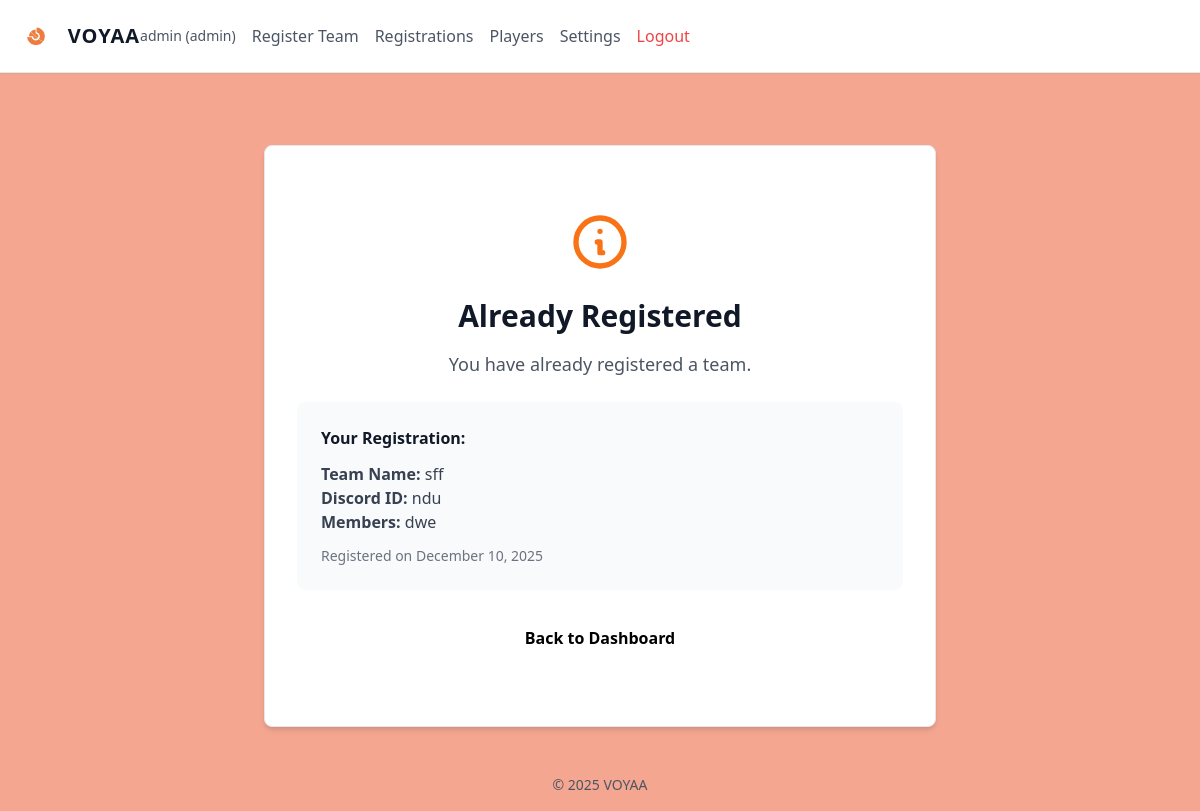
Screenshot of /register-team/ (signed in) with the database file from the repository.
### calendar_app/models.py (models this page shows, shortened)
class Branding(models.Model):
    logo = models.ImageField(upload_to='branding/', blank=True, null=True)
    primary_color = models.CharField(max_length=7, default='#c0705a') # Orange
    registration_open = models.BooleanField(default=False)  # Admin can toggle registration

class User(AbstractUser):
    ROLE_CHOICES = [
        ('admin', 'Admin'),
        ('player', 'Player'),
    ]
    role = models.CharField(max_length=10, choices=ROLE_CHOICES, default='player')
    groups = models.ManyToManyField(
        'auth.Group',
        verbose_name='groups',
        blank=True,
        help_text='The groups this user belongs to.',
        related_name="calendar_users",
        related_query_name="calendar_user",
    )
    user_permissions = models.ManyToManyField(
        'auth.Permission',
        verbose_name='user permissions',
        blank=True,
        help_text='Specific permissions for this user.',
        related_name="calendar_users",
        related_query_name="calendar_user",
    )

class MatchRegistration(models.Model):
    user = models.ForeignKey(User, on_delete=models.CASCADE, related_name='team_registrations')
    team_name = models.CharField(max_length=100, unique=True)
    discord_id = models.CharField(max_length=100)
    members = models.TextField(help_text="Comma-separated list of team members")
    created_at = models.DateTimeField(auto_now_add=True)
    updated_at = models.DateTimeField(auto_now=True)
    class Meta:
        ordering = ['-created_at']

### calendar_app/views.py (the view, shortened to what this page needs)
# urls.py: path('register-team/', views.register_team, name='register_team'),
@login_required
def register_team(request):
    branding = Branding.objects.first()
    existing_registration = MatchRegistration.objects.filter(user=request.user).first()
    if existing_registration:
        context = {
            'branding': branding,
            'registration': existing_registration,
            'already_registered': True,
        }
        return render(request, 'calendar_app/register_team.html', context)

### calendar_app/templates/calendar_app/register_team.html (shortened to what this page needs)
{% extends 'calendar_app/base.html' %}
{% block content %}
<div class="max-w-2xl mx-auto mt-10">
    <div class="bg-white border border-gray-200 rounded-lg p-8 shadow-md">
        {% if just_registered %}
        <div class="text-center py-8">
            <div class="mb-6">
                <svg class="mx-auto h-16 w-16 text-green-500" fill="none" stroke="currentColor" viewBox="0 0 24 24">
                    <path stroke-linecap="round" stroke-linejoin="round" stroke-width="2"
                        d="M9 12l2 2 4-4m6 2a9 9 0 11-18 0 9 9 0 0118 0z"></path>
                </svg>
            </div>
            <h2 class="text-3xl font-bold text-gray-900 mb-4">Registration Successful!</h2>
            <p class="text-lg text-gray-600 mb-6">Your team has been registered successfully.</p>
            <div class="bg-gray-50 rounded-lg p-6 text-left mb-6">
                <h3 class="font-semibold text-gray-900 mb-3">Registration Details:</h3>
                <p class="text-gray-700"><strong>Team Name:</strong> {{ registration.team_name }}</p>
                <p class="text-gray-700"><strong>Discord ID:</strong> {{ registration.discord_id }}</p>
                <p class="text-gray-700"><strong>Members:</strong> {{ registration.members }}</p>
            </div>
            <a href="{% url 'calendar_app:dashboard' %}"
                class="inline-block bg-primary text-black font-bold py-3 px-6 rounded hover:opacity-90 transition">
                Back to Dashboard
            </a>
        </div>
        {% elif already_registered %}
        <div class="text-center py-8">
            <div class="mb-6">
                <svg class="mx-auto h-16 w-16 text-orange-500" fill="none" stroke="currentColor" viewBox="0 0 24 24">
                    <path stroke-linecap="round" stroke-linejoin="round" stroke-width="2"
                        d="M13 16h-1v-4h-1m1-4h.01M21 12a9 9 0 11-18 0 9 9 0 0118 0z"></path>
                </svg>
            </div>
            <h2 class="text-3xl font-bold text-gray-900 mb-4">Already Registered</h2>
            <p class="text-lg text-gray-600 mb-6">You have already registered a team.</p>
            <div class="bg-gray-50 rounded-lg p-6 text-left mb-6">
                <h3 class="font-semibold text-gray-900 mb-3">Your Registration:</h3>
                <p class="text-gray-700"><strong>Team Name:</strong> {{ registration.team_name }}</p>
                <p class="text-gray-700"><strong>Discord ID:</strong> {{ registration.discord_id }}</p>
                <p class="text-gray-700"><strong>Members:</strong> {{ registration.members }}</p>
                <p class="text-sm text-gray-500 mt-3">Registered on {{ registration.created_at|date:"F j, Y" }}</p>
            </div>
            <a href="{% url 'calendar_app:dashboard' %}"
                class="inline-block bg-primary text-black font-bold py-3 px-6 rounded hover:opacity-90 transition">
                Back to Dashboard
            </a>
        </div>
        {% endif %}
    </div>
</div>
{% endblock %}

### calendar_app/templates/calendar_app/base.html (shortened to what this page needs)
{% load static %}
<!DOCTYPE html>
<html lang="en" class="dark">
<head>
    <script src="https://cdn.tailwindcss.com"></script>
</head>
<body class="min-h-screen flex flex-col font-sans">
    <nav class="bg-surface border-b border-gray-200 p-4 sticky top-0 z-50 shadow-sm">
        <div class="max-w-7xl mx-auto flex justify-content-between items-center">
            <div class="flex items-center gap-3">
                {% if branding and branding.logo %}
                <img src="{{ branding.logo.url }}" alt="Logo" class="h-8 md:h-10 object-contain">
                {% endif %}
                <a href="{% url 'calendar_app:dashboard' %}"
                    class="text-xl font-bold tracking-wider hover:text-primary transition text-gray-900">VOYAA</a>
            </div>
            <div class="flex items-center gap-4">
                {% if user.is_authenticated %}
                <span class="text-sm text-gray-600 hidden md:inline">{{ user.username }} ({{ user.role }})</span>
                {% if branding.registration_open %}
                <a href="{% url 'calendar_app:register_team' %}"
                    class="text-gray-600 hover:text-primary transition">Register Team</a>
                {% endif %}
                {% if user.role == 'admin' or user.is_superuser %}
                <a href="{% url 'calendar_app:admin_registrations' %}"
                    class="text-gray-600 hover:text-primary transition">Registrations</a>
                <a href="{% url 'calendar_app:player_list' %}"
                    class="text-gray-600 hover:text-primary transition">Players</a>
                <a href="{% url 'calendar_app:settings' %}"
                    class="text-gray-600 hover:text-primary transition">Settings</a>
                {% endif %}
                <a href="{% url 'calendar_app:logout' %}" class="text-red-500 hover:text-red-600 transition">Logout</a>
                {% else %}
                <a href="{% url 'calendar_app:login' %}" class="text-primary hover:underline transition">Login</a>
                {% endif %}
            </div>
        </div>
    </nav>
    <main class="flex-grow container mx-auto p-4 md:p-8">
        {% block content %}
        {% endblock %}
    </main>
    <footer class="p-4 text-center text-gray-600 text-sm">
        &copy; {% now "Y" %} VOYAA
    </footer>
</body>
</html>

### calendar_app/templates/calendar_app/base.html (style rules this page uses)
body { background-color: #f4a691; color: #111827; }
.bg-primary { background-color: var(--primary-color); }

### rows the page displays
Branding: logo (picture)
User: username "admin", role "admin"
MatchRegistration: team_name "sff", discord_id "ndu", members "dwe", created_at "December 10, 2025"
